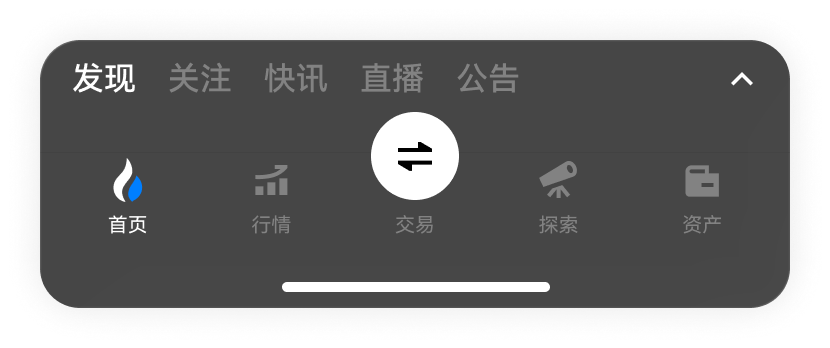
#> input picture .claude/skills/prototype/assets/figma-anchors/app-bottom-nav.png, 830 x 348 px
$ python -i image_gen.py   (imports and definitions only)
#> lines starting #> are read from the running program, lines starting #| are printed output that depends on the picture
#!/usr/bin/env python3
"""出图 / 改图（OpenAI Images API 兼容端点）—— 生成配图 / 封面 / 宣发图 / 示意图。

用法：
    python3 scripts/image_gen.py "一只戴圆框眼镜的柴犬，扁平插画风"
    python3 scripts/image_gen.py "一个咖啡杯图标" --simple
    python3 scripts/image_gen.py "改成夜景霓虹风" --edit <图>
    python3 scripts/image_gen.py "把这几个物件合成一个礼盒" --ref <图1> --ref <图2>
    python3 scripts/image_gen.py "logo 草稿" -n 3 --size 1024x1024 --quality high --out <路径>.png
    python3 scripts/image_gen.py "宣发配图" -p <项目>

端点：文生图 POST {BASE}/images/generations（JSON）；改图 / 参考图生图 POST {BASE}/images/edits（multipart）。
模型：默认 sunburst（质量优先基座）；--simple 或 --model flare 走 flare 小模型（速度优先，质量≈GPT Image 2）。
模型名是端点侧别名，可被 --model 直接写完整名覆盖。

坑：判断 AI 能不能画准海报文字别拿「文字处数」当门槛先验否决——$0.05 / 50 秒的成本下，
跑一次验证比先验判断便宜得多，真正决定成败的是提示词口气（人对着成品描述 vs 编号规格书）。

尺寸：推荐 1024x1024 / 1536x1024 / 1024x1536，也常用 2048x2048 / 2048x1152 / 3840x2160 / 2160x3840；
自定 <宽>x<高> 须宽高均为 16 的倍数、长短边比 1:3–3:1、单边 ≤3840、总像素 655,360–8,294,400。
超过 2560x1440（3,686,400 像素）属官方实验档，脚本给提示但不拦。
质量：low / medium / high / xhigh / max / auto（xhigh / max 是 2.5 档；草稿用 low，成品再往上试）。

落点：--out <路径> 指定；-p <项目> 落 projects/<项目>/deliverables/assets/；
都不给则落当前目录 image_<时间戳>.<ext>。两者同时给时相对 --out 拼在项目 assets/ 下。

提示词要点（官方 GPT Image 2.5 prompting guide）：
  - 本脚本落盘前跑一遍提示词体检，把可机械判定的问题打成「提示：」——**只提示，不改写提示词**。
    判不准的项不报（省得提示疲劳）；命中项自行决定改不改。
  - 生成：先说清用途 + 主体 + 构图 / 比例 + 风格 + 约束，再写可见细节（材质 / 光线 / 颜色 / 媒介）；
    复杂需求按「场景 / 主体 / 细节 / 约束」分段写。要照片感显式写 photorealistic；宽幅 / 夜景 / 霓虹
    这类场景写尺度与氛围，别只堆情绪词。人物写清景别、视线、与物体的交互（如「全身入镜，脚在画面里」）。
    单画面独立元素别超过 5 个（多了模型会自行删减）；复杂简报用英文写核心指令更稳（实测口径）。
  - 工艺水位：摄影 / 场景类必给光线（方向 + 质感），有人物必给景别 + 视角——这两项是成品图与通用
    AI 图的分界，体检对生成类提示词检查；平面版式 / 图标 / 信息图不查（本就无光线与景别可言）。
  - 图生图：提示词里按序号给每张参考图派角色（主体 / 风格 / 服装 / 背景），说明元素怎么组合、往哪搬、
    哪些必须不变（如「把图 2 的狗放进图 1 的场景，光照与构图沿用图 1」）。
  - 画面文字：要出现的原文用引号原样写进去 + 说明出现几次（exactly once）+ 位置与字体 + 加「no extra text」，
    出图后逐字核对；小字 / 密排文字用 medium 以上档。图里的数字与标签必须人工核对（模型会编数据）。
    文案越短越准，正文放图外，图内只留关键信息。
  - 改图：写「只改 X」+ 逐条列出要保留的（身份 / 几何 / 版面 / 光照 / 文字）+ 排除项（多余文字 / logo / 水印）。
    官方把 exclusions 列为正当写法，但工区实测显式否定不可靠（要求删批注没删、场景号残留）——
    关键区域别只靠提示词。
  - 局部改走 --mask（默认按蒙版回贴未改区域）；逐轮微调一次只改一件事，把上一轮输出当下一轮 --edit 输入，
    并复述要保留的约束。
  - 透明素材：prompt 里要求「isolate on a fully transparent background，no backdrop / no checkerboard」，
    并配 --background transparent；回图后确认真有 alpha 通道（画出来的棋盘格不算透明）。
  - 多张变体用 -n 一次请求出（官方给 logo 变体的推荐做法）：先 low 档多出几张挑，选中再 high 档重出。

服务端已知行为：
  - 响应固定返回 b64_json，本脚本自动解码落盘；response_format 会被拒（unknown_parameter），不要传
  - 多张走服务端 n（一次请求出 N 张变体，上限 10）；每张单独计费
  - 响应带 usage（输入 / 输出 token）与 x-request-id，脚本回显 token 用量与成本估算；
    排障拿 x-request-id 找服务商
  - 限流 429 与服务端 5xx 按指数退避自动重试（--retries 调，默认 2 次）；
    审核拦截与用户可修正错误不重试（重试无效）
  - 改图对输入图恒为高保真（官方：gpt-image-2 起不接受 input_fidelity，传了报 400）
  - 端点未开流式（stream / partial_images 会被 400 拒），脚本不暴露该参数
  - 改图可能换掉画布尺寸，脚本按 --size 缩放归一
  - 可能返回带透明通道的 PNG，默认合成白底（--keep-alpha 保留；--background transparent 自动保留）
  - 透明背景须配 png / webp 输出；output_compression 仅在 jpeg / webp 下有效
  - 后处理不需要改动时不重写文件——重存会让 jpeg / webp 二次有损编码
  - --mask 是提示性引导（官方：prompt-based，不保证贴合形状）；脚本默认按蒙版把未改区域回贴原图
  - 审核拦截返回 image_generation_user_error / moderation_blocked，脚本读出阶段与类别名，原样重试无效

上传边界：--edit / --ref 会把参考图**原图字节**发给所选端点（IMAGE_BASE_URL 或 IMAGE_BASE_URLS 路由结果）；文生图只发出提示词。
参考图含内部产品或未公开界面时先确认该端点可用——这是数据出域判断，不是脚本能兜的。

前置校验（真花钱之前拦下）：提示词 ≤32000 字符；参考图 ≤16 张、单张 <50MB；mask 与参考图同格式同尺寸且带 alpha；
-n 1–10、--size 合法、透明背景配 png / webp、压缩率仅 jpeg / webp。

前置：.env 里 IMAGE_API_KEY / IMAGE_BASE_URL（或同名环境变量）；可选 IMAGE_BASE_URLS（逗号分隔多端点，
启动时并发测速选最快者——大陆/出差跨网络与单端点故障兜底；候选全不通时用首个，请求阶段报真实错误）；
Python requests + Pillow。
--help 本身不需要以上任何一项。

退出码：0 成功；1 失败（缺凭证 / 参数非法 / HTTP 错 / 响应无图），原因写 stderr。
"""
from __future__ import annotations

# route-log: 调用埋点（scripts/lib/route_log.py）
import pathlib as _pl
import sys as _s

_r = next((p for p in _pl.Path(__file__).resolve().parents if (p / ".claude").is_dir()), None)
# [1 line not run here, left out]

import argparse
import base64
import json
import os
import random
import re
import sys
import time
from concurrent.futures import ThreadPoolExecutor
from pathlib import Path

import requests
from lib.env_refs import apply_env_file  # noqa: E402
from lib.projects import resolve_project_assets  # noqa: E402

ROOT = Path(__file__).resolve().parent.parent

MODEL_DEFAULT = "gpt-image-2.5-sunburst"   # 质量优先基座
MODEL_SIMPLE = "gpt-image-2.5-flare"        # 速度优先小模型（质量≈GPT Image 2）
MODEL_ALIASES = {"sunburst": MODEL_DEFAULT, "flare": MODEL_SIMPLE}

QUALITY_CHOICES = ("low", "medium", "high", "xhigh", "max", "auto")
BACKGROUND_CHOICES = ("transparent", "opaque", "auto")
MODERATION_CHOICES = ("low", "auto")

# 服务端尺寸约束（本脚本前置校验，坏参数在真花钱之前拦下）
MAX_EDGE = 3840
EDGE_MULTIPLE = 16
MAX_RATIO = 3.0
MIN_PIXELS = 655_360
MAX_PIXELS = 8_294_400
EXPERIMENTAL_PIXELS = 2560 * 1440  # 官方：超过 2560x1440 属实验档

REQUEST_TIMEOUT = 300  # 官方标注复杂提示词最长可等 2 分钟
PROBE_TIMEOUT = 5.0    # 多端点路由的探测超时（秒）；候选不通时最坏多等这么久
REWRITE_QUALITY = 95   # 后处理非改不可时的 jpeg / webp 重编码档，别落到 Pillow 默认的 75

# 官方接口限值（本脚本前置拦下，坏请求在真花钱之前挡掉）
MAX_PROMPT_CHARS = 32_000          # prompt maxLength 32000
MAX_REF_IMAGES = 16                # GPT image 模型最多 16 张输入图
MAX_UPLOAD_BYTES = 50 * 1024 * 1024  # 待编辑图与 mask 须 < 50MB
MAX_N = 10                         # n 上限 10

# 重试：只重试限流 / 服务端故障（官方：transient rate-limit and server failures with backoff）
RETRY_MAX_DEFAULT = 2
RETRY_BASE_DELAY = 1.0
RETRY_MAX_DELAY = 60.0

# 提示词体检阈值
PROMPT_SHORT_UNITS = 40     # 折算字数低于此值，写不下用途 / 构图 / 约束（改图不查，官方改图示例本身就很短）
PROMPT_EN_HINT_CHARS = 120  # 复杂简报（超过此长度）才提示英文核心指令更稳


# ── 纯函数（解析 / 校验 / 拼装，pytest 直测，无网络）────────────────────────
# [165 lines left out: functions parse_size, size_error, size_notes, select_model, background_error, compression_error and 9 more, not called in this run]


# ── 提示词体检（官方 prompting guide 里能机械判定的那几条；只提示，不改写提示词）──
# 规则来源：developers.openai.com/api/docs/guides/image-prompting（GPT Image 2.5 prompting guide）
# 的 8 条技法；带「工区实测」的条目来自 .claude/decisions/implemented/2026-09-10-image-gen-route.md。
_PHOTO_INTENT = re.compile(r"写实|真实感|照片|摄影|实拍|photoreal|photograph|realistic|hyperreal", re.I)
_PHOTO_DECLARED = re.compile(r"photorealistic|real photograph|photographic|真实照片|实拍照片|照片级真实", re.I)
_QUOTED = re.compile(r"[\"“”'‘’「」『』]")
_TEXT_ONCE = re.compile(r"exactly once|only once|(?<!at )\bonce\b|出现一次|只出现一次|仅出现一次|一次且仅|只出现.{0,4}次",
                        re.I)
_TEXT_GUARD = re.compile(
    r"no extra text|no additional text|no other text|no watermark|无多余文字|不要多余文字|不加多余文字|无额外文字|无水印", re.I)
_KEEP = re.compile(r"保留|保持不变|维持不变|维持原样|不变|preserve|keep|unchanged|maintain|retain", re.I)
_NEGATION = re.compile(r"不要|别出现|去掉|移除|抹掉|剔除|删掉|不留|不出现|禁止"
                       r"|\bremove\b|\bwithout\b|\bdelete\b|\berase\b|\bdon't\b", re.I)
# 只收「密集 / 小字」信号：单行标语、标题这类大字 low 档也渲染得动，不该报
_DENSE_TEXT = re.compile(
    r"小字|密排|多行|表格|图例|脚注|图注|标注|字号"
    r"|\blabel|\blegend|\bfootnote|\bcaption|\btypography|\bfont\b|\bfonts\b", re.I)
_TRANSPARENT = re.compile(r"透明|transparent", re.I)
# 工艺维度：光线与景别是成品图与通用 AI 图的分界，但只在判得准的场景报——
# 平面版式 / 图标 / 信息图本就没有光线与景别可言，所以两条都由 _PHOTO_INTENT 与 _PERSON 门控
_LIGHTING = re.compile(
    r"光线|光照|打光|逆光|顺光|侧光|顶光|柔光|硬光|晨光|暮色|夕照|霓虹|反光|曝光|阴影|投影|光斑|光晕"
    r"|\blight(?:ing|s)?\b|\blit\b|\bbacklit\b|\bdaylight\b|\bsunlight\b|\bmoonlight\b|\bneon\b"
    r"|\bglow(?:ing)?\b|\bshadows?\b|\bgolden hour\b|\bdusk\b|\bdawn\b|\bovercast\b|\bsilhouette\b",
    re.I)
_PERSON = re.compile(
    r"人物|人像|男[孩人性子]|女[孩人性子]|小孩|儿童|老人|模特|主播|肖像|面孔"
    r"|\bperson\b|\bpeople\b|\bman\b|\bwoman\b|\bgirl\b|\bboy\b|\bmodel\b|\bportrait\b"
    r"|\bbarista\b|\bfigure\b|\bcharacter\b", re.I)
_SHOT_SIZE = re.compile(
    r"特写|近景|中景|远景|全景|全身|半身|景别|俯拍|仰拍|平视|正面|侧面|背影"
    r"|\bclose-?up\b|\bmedium shot\b|\bwide shot\b|\bfull[- ]body\b|\bhalf[- ]body\b|\bportrait\b"
    r"|\beye level\b|\blow angle\b|\bhigh angle\b|\bover[- ]the[- ]shoulder\b|\bheadshot\b",
    re.I)
_CJK = re.compile(r"[一-鿿]")
_HIGH_QUALITY = ("medium", "high", "xhigh", "max")


# [269 lines left out: functions cjk_ratio, effective_length, prompt_notes, prompt_length_error, ref_count_error, upload_size_error and 11 more, not called in this run]


def postprocess(out_path, want_size=None, keep_alpha=False):
    """规范化输出：透明像素合成白底、尺寸归一（edits 会把画布改成别的大小）。返回提示列表。

    不需要改动时**不重写文件**——重存会让 jpeg / webp 二次有损编码（服务端已按
    output_compression 编好，Pillow 默认档再存一遍等于白掉一档画质）。
    """
#> called with keep_alpha = False
    from PIL import Image

    im = Image.open(out_path)
#> im is the input picture: PIL image 830x348 RGBA; mean R, G, B, A 28.9, 29, 29.1, 144.8
    notes = []
    touched = False
    if im.mode == "P":
        im = im.convert("RGBA")
        touched = True
    if im.mode in ("RGBA", "LA"):
        alpha = im.convert("RGBA").getchannel("A")
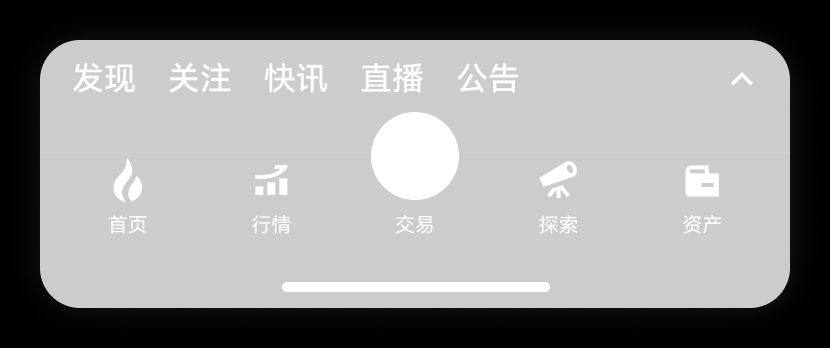
#> alpha: PIL image 830x348 L; min 0, max 255, mean 144.8
        data = alpha.get_flattened_data() if hasattr(alpha, "get_flattened_data") else alpha.getdata()
        if keep_alpha:
            pass
        elif min(data) < 255:
            rgba = im.convert("RGBA")
            bg = Image.new("RGB", rgba.size, (255, 255, 255))
#> bg: PIL image 830x348 RGB; every value is 255
            bg.paste(rgba, mask=rgba.getchannel("A"))
            im = bg
            touched = True
            notes.append("含透明像素，已合成白底（要保留加 --keep-alpha）")
        else:
            im = im.convert("RGB")
            touched = True
    elif im.mode != "RGB":
        im = im.convert("RGB")
        touched = True
    if im.mode == "RGBA" and out_path.suffix.lower() in (".jpg", ".jpeg"):
        im = im.convert("RGB")
        touched = True
    if want_size and im.size != want_size:
        notes.append(f"模型改了画布 {im.size[0]}x{im.size[1]} → {want_size[0]}x{want_size[1]}")
        im = im.resize(want_size, Image.LANCZOS)
        touched = True
    if touched:
        # 非改不可时才重编码：jpeg / webp 用高保真档，别落到 Pillow 默认的 75
#> (the run stopped early here; a loop or call above may not have finished)
